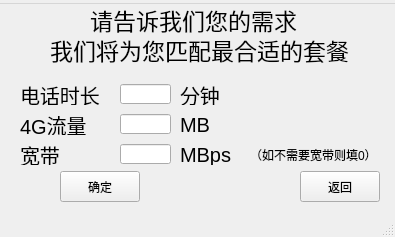
<?xml version="1.0" encoding="UTF-8"?>
<ui version="4.0">
 <class>user_selfchoose</class>
 <widget class="QMainWindow" name="user_selfchoose">
  <property name="geometry">
   <rect>
    <x>0</x>
    <y>0</y>
    <width>395</width>
    <height>237</height>
   </rect>
  </property>
  <property name="windowTitle">
   <string>定制需求</string>
  </property>
  <widget class="QWidget" name="centralwidget">
   <widget class="QLabel" name="label">
    <property name="geometry">
     <rect>
      <x>90</x>
      <y>0</y>
      <width>251</width>
      <height>31</height>
     </rect>
    </property>
    <property name="font">
     <font>
      <pointsize>17</pointsize>
     </font>
    </property>
    <property name="text">
     <string>请告诉我们您的需求</string>
    </property>
   </widget>
   <widget class="QLabel" name="label_2">
    <property name="geometry">
     <rect>
      <x>50</x>
      <y>30</y>
      <width>351</width>
      <height>31</height>
     </rect>
    </property>
    <property name="font">
     <font>
      <pointsize>17</pointsize>
     </font>
    </property>
    <property name="text">
     <string>我们将为您匹配最合适的套餐</string>
    </property>
   </widget>
   <widget class="QLabel" name="label_3">
    <property name="geometry">
     <rect>
      <x>20</x>
      <y>80</y>
      <width>91</width>
      <height>21</height>
     </rect>
    </property>
    <property name="font">
     <font>
      <pointsize>15</pointsize>
     </font>
    </property>
    <property name="text">
     <string>电话时长</string>
    </property>
   </widget>
   <widget class="QLabel" name="label_4">
    <property name="geometry">
     <rect>
      <x>20</x>
      <y>110</y>
      <width>81</width>
      <height>21</height>
     </rect>
    </property>
    <property name="font">
     <font>
      <pointsize>15</pointsize>
     </font>
    </property>
    <property name="text">
     <string>4G流量</string>
    </property>
   </widget>
   <widget class="QLabel" name="label_5">
    <property name="geometry">
     <rect>
      <x>20</x>
      <y>140</y>
      <width>81</width>
      <height>21</height>
     </rect>
    </property>
    <property name="font">
     <font>
      <pointsize>15</pointsize>
     </font>
    </property>
    <property name="text">
     <string>宽带</string>
    </property>
   </widget>
   <widget class="QLineEdit" name="lineEdit">
    <property name="geometry">
     <rect>
      <x>120</x>
      <y>80</y>
      <width>51</width>
      <height>20</height>
     </rect>
    </property>
   </widget>
   <widget class="QLabel" name="label_6">
    <property name="geometry">
     <rect>
      <x>180</x>
      <y>80</y>
      <width>51</width>
      <height>21</height>
     </rect>
    </property>
    <property name="font">
     <font>
      <pointsize>15</pointsize>
     </font>
    </property>
    <property name="text">
     <string>分钟</string>
    </property>
   </widget>
   <widget class="QLabel" name="label_7">
    <property name="geometry">
     <rect>
      <x>180</x>
      <y>110</y>
      <width>51</width>
      <height>21</height>
     </rect>
    </property>
    <property name="font">
     <font>
      <pointsize>15</pointsize>
     </font>
    </property>
    <property name="text">
     <string>MB</string>
    </property>
   </widget>
   <widget class="QLineEdit" name="lineEdit_2">
    <property name="geometry">
     <rect>
      <x>120</x>
      <y>110</y>
      <width>51</width>
      <height>20</height>
     </rect>
    </property>
   </widget>
   <widget class="QLineEdit" name="lineEdit_3">
    <property name="geometry">
     <rect>
      <x>120</x>
      <y>140</y>
      <width>51</width>
      <height>20</height>
     </rect>
    </property>
   </widget>
   <widget class="QLabel" name="label_8">
    <property name="geometry">
     <rect>
      <x>180</x>
      <y>140</y>
      <width>61</width>
      <height>21</height>
     </rect>
    </property>
    <property name="font">
     <font>
      <pointsize>15</pointsize>
     </font>
    </property>
    <property name="text">
     <string>MBps</string>
    </property>
   </widget>
   <widget class="QLabel" name="label_9">
    <property name="geometry">
     <rect>
      <x>250</x>
      <y>140</y>
      <width>121</width>
      <height>21</height>
     </rect>
    </property>
    <property name="text">
     <string>（如不需要宽带则填0）</string>
    </property>
   </widget>
   <widget class="QPushButton" name="pushButton_back">
    <property name="geometry">
     <rect>
      <x>300</x>
      <y>167</y>
      <width>80</width>
      <height>31</height>
     </rect>
    </property>
    <property name="font">
     <font>
      <pointsize>9</pointsize>
     </font>
    </property>
    <property name="text">
     <string>返回</string>
    </property>
   </widget>
   <widget class="QPushButton" name="pushButton_confirm">
    <property name="geometry">
     <rect>
      <x>60</x>
      <y>167</y>
      <width>80</width>
      <height>31</height>
     </rect>
    </property>
    <property name="font">
     <font>
      <pointsize>9</pointsize>
     </font>
    </property>
    <property name="text">
     <string>确定</string>
    </property>
   </widget>
  </widget>
  <widget class="QMenuBar" name="menubar">
   <property name="geometry">
    <rect>
     <x>0</x>
     <y>0</y>
     <width>395</width>
     <height>17</height>
    </rect>
   </property>
   <widget class="QMenu" name="menu">
    <property name="title">
     <string/>
    </property>
   </widget>
   <addaction name="menu"/>
  </widget>
  <widget class="QStatusBar" name="statusbar"/>
 </widget>
 <resources/>
 <connections/>
</ui>
